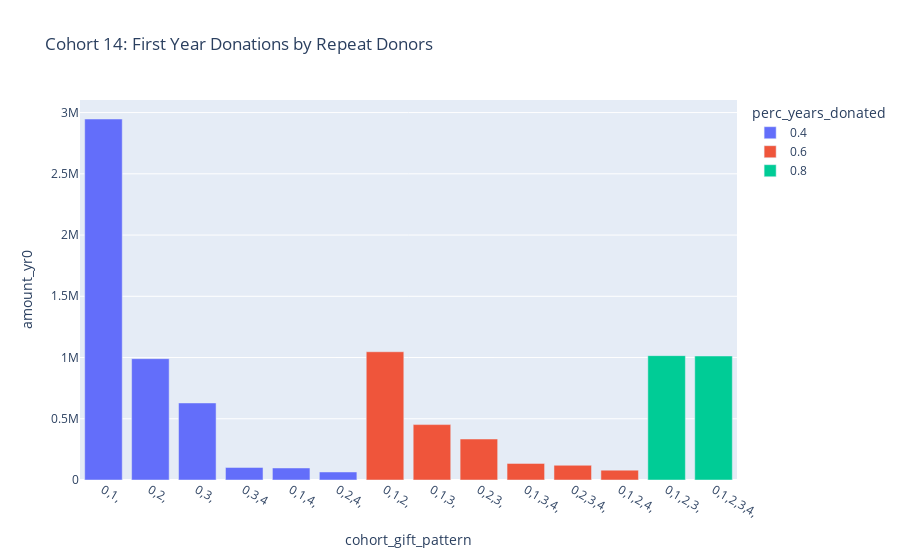

Notebook code cell kept with this figure:
### Code cell
fig = px.bar(c14_yr0, x="cohort_gift_pattern", y="amount_yr0", color="perc_years_donated",
            title="Cohort 14: First Year Donations by Repeat Donors", hover_data=['pct_of_amount_yr0'])
 #barmode='group', labels={'index':'year', 'y':'amount ($)'}, 
fig.update_xaxes(type='category')
fig.show()

### Figure 1 — Plotly figure (JSON) as saved in the notebook; plotly's stock layout.template omitted (floating-point values rounded to 4 significant figures)
{"data": [{"alignmentgroup": "True", "customdata": [[0.3263], [0.1097], [0.06965], [0.01136], [0.01088], [0.007262]], "hovertemplate": "perc_years_donated=0.4<br>cohort_gift_pattern=%{x}<br>amount_yr0=%{y}<br>pct_of_amount_yr0=%{customdata[0]}<extra></extra>", "legendgroup": "0.4", "marker": {"color": "#636efa"}, "name": "0.4", "offsetgroup": "0.4", "orientation": "v", "showlegend": true, "textposition": "auto", "type": "bar", "x": ["0,1,", "0,2,", "0,3,", "0,3,4", "0,1,4,", "0,2,4,"], "xaxis": "x", "y": [2948000.0, 990600.0, 629100.0, 102600.0, 98240.0, 65600.0], "yaxis": "y"}, {"alignmentgroup": "True", "customdata": [[0.1159], [0.05008], [0.03703], [0.01503], [0.01331], [0.008911]], "hovertemplate": "perc_years_donated=0.6<br>cohort_gift_pattern=%{x}<br>amount_yr0=%{y}<br>pct_of_amount_yr0=%{customdata[0]}<extra></extra>", "legendgroup": "0.6", "marker": {"color": "#EF553B"}, "name": "0.6", "offsetgroup": "0.6", "orientation": "v", "showlegend": true, "textposition": "auto", "type": "bar", "x": ["0,1,2,", "0,1,3,", "0,2,3,", "0,1,3,4,", "0,2,3,4,", "0,1,2,4,"], "xaxis": "x", "y": [1047000.0, 452400.0, 334500.0, 135700.0, 120300.0, 80490.0], "yaxis": "y"}, {"alignmentgroup": "True", "customdata": [[0.1124], [0.1121]], "hovertemplate": "perc_years_donated=0.8<br>cohort_gift_pattern=%{x}<br>amount_yr0=%{y}<br>pct_of_amount_yr0=%{customdata[0]}<extra></extra>", "legendgroup": "0.8", "marker": {"color": "#00cc96"}, "name": "0.8", "offsetgroup": "0.8", "orientation": "v", "showlegend": true, "textposition": "auto", "type": "bar", "x": ["0,1,2,3,", "0,1,2,3,4,"], "xaxis": "x", "y": [1015000.0, 1013000.0], "yaxis": "y"}], "layout": {"barmode": "relative", "legend": {"title": {"text": "perc_years_donated"}, "tracegroupgap": 0}, "title": {"text": "Cohort 14: First Year Donations by Repeat Donors"}, "xaxis": {"anchor": "y", "domain": [0, 1], "title": {"text": "cohort_gift_pattern"}, "type": "category"}, "yaxis": {"anchor": "x", "domain": [0, 1], "title": {"text": "amount_yr0"}}}}
